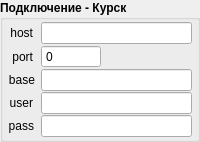
           <widget class="QGroupBox" name="groupBox_2">
            <property name="minimumSize">
             <size>
              <width>150</width>
              <height>0</height>
             </size>
            </property>
            <property name="font">
             <font>
              <weight>75</weight>
              <bold>true</bold>
             </font>
            </property>
            <property name="title">
             <string>Подключение - Курск</string>
            </property>
            <layout class="QFormLayout" name="formLayout_4">
             <property name="fieldGrowthPolicy">
              <enum>QFormLayout::AllNonFixedFieldsGrow</enum>
             </property>
             <property name="horizontalSpacing">
              <number>6</number>
             </property>
             <property name="verticalSpacing">
              <number>1</number>
             </property>
             <property name="leftMargin">
              <number>5</number>
             </property>
             <property name="topMargin">
              <number>2</number>
             </property>
             <property name="rightMargin">
              <number>5</number>
             </property>
             <property name="bottomMargin">
              <number>2</number>
             </property>
             <item row="0" column="0">
              <widget class="QLabel" name="label_20">
               <property name="minimumSize">
                <size>
                 <width>25</width>
                 <height>0</height>
                </size>
               </property>
               <property name="font">
                <font>
                 <weight>50</weight>
                 <bold>false</bold>
                </font>
               </property>
               <property name="text">
                <string>host</string>
               </property>
               <property name="alignment">
                <set>Qt::AlignRight|Qt::AlignTrailing|Qt::AlignVCenter</set>
               </property>
              </widget>
             </item>
             <item row="0" column="1">
              <widget class="QLineEdit" name="ln_kursk_host">
               <property name="font">
                <font>
                 <weight>50</weight>
                 <bold>false</bold>
                </font>
               </property>
              </widget>
             </item>
             <item row="1" column="0">
              <widget class="QLabel" name="label_21">
               <property name="minimumSize">
                <size>
                 <width>25</width>
                 <height>0</height>
                </size>
               </property>
               <property name="font">
                <font>
                 <weight>50</weight>
                 <bold>false</bold>
                </font>
               </property>
               <property name="text">
                <string>port</string>
               </property>
               <property name="alignment">
                <set>Qt::AlignRight|Qt::AlignTrailing|Qt::AlignVCenter</set>
               </property>
              </widget>
             </item>
             <item row="1" column="1">
              <widget class="QSpinBox" name="spin_kursk_port">
               <property name="minimumSize">
                <size>
                 <width>60</width>
                 <height>0</height>
                </size>
               </property>
               <property name="maximumSize">
                <size>
                 <width>60</width>
                 <height>16777215</height>
                </size>
               </property>
               <property name="font">
                <font>
                 <weight>50</weight>
                 <bold>false</bold>
                </font>
               </property>
               <property name="buttonSymbols">
                <enum>QAbstractSpinBox::NoButtons</enum>
               </property>
               <property name="maximum">
                <number>99999</number>
               </property>
              </widget>
             </item>
             <item row="2" column="0">
              <widget class="QLabel" name="label_22">
               <property name="minimumSize">
                <size>
                 <width>25</width>
                 <height>0</height>
                </size>
               </property>
               <property name="font">
                <font>
                 <weight>50</weight>
                 <bold>false</bold>
                </font>
               </property>
               <property name="text">
                <string>base</string>
               </property>
               <property name="alignment">
                <set>Qt::AlignRight|Qt::AlignTrailing|Qt::AlignVCenter</set>
               </property>
              </widget>
             </item>
             <item row="2" column="1">
              <widget class="QLineEdit" name="ln_kursk_base">
               <property name="font">
                <font>
                 <weight>50</weight>
                 <bold>false</bold>
                </font>
               </property>
              </widget>
             </item>
             <item row="3" column="0">
              <widget class="QLabel" name="label_23">
               <property name="minimumSize">
                <size>
                 <width>25</width>
                 <height>0</height>
                </size>
               </property>
               <property name="font">
                <font>
                 <weight>50</weight>
                 <bold>false</bold>
                </font>
               </property>
               <property name="text">
                <string>user</string>
               </property>
               <property name="alignment">
                <set>Qt::AlignRight|Qt::AlignTrailing|Qt::AlignVCenter</set>
               </property>
              </widget>
             </item>
             <item row="3" column="1">
              <widget class="QLineEdit" name="ln_kursk_user">
               <property name="font">
                <font>
                 <weight>50</weight>
                 <bold>false</bold>
                </font>
               </property>
              </widget>
             </item>
             <item row="4" column="0">
              <widget class="QLabel" name="label_24">
               <property name="minimumSize">
                <size>
                 <width>25</width>
                 <height>0</height>
                </size>
               </property>
               <property name="font">
                <font>
                 <weight>50</weight>
                 <bold>false</bold>
                </font>
               </property>
               <property name="text">
                <string>pass</string>
               </property>
               <property name="alignment">
                <set>Qt::AlignRight|Qt::AlignTrailing|Qt::AlignVCenter</set>
               </property>
              </widget>
             </item>
             <item row="4" column="1">
              <widget class="QLineEdit" name="ln_kursk_pass">
               <property name="font">
                <font>
                 <weight>50</weight>
                 <bold>false</bold>
                </font>
               </property>
               <property name="echoMode">
                <enum>QLineEdit::Password</enum>
               </property>
              </widget>
             </item>
            </layout>
           </widget>
